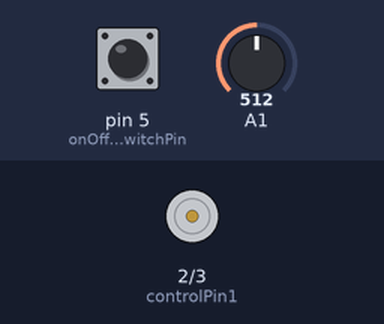
The sketch below on a simulated Arduino Uno, built with avr-gcc and run on an emulated ATmega328P. Shown: motor-driver pin pairs drawn as motors (green arrow = first pin HIGH = forward, orange = second pin HIGH = backward, longer = more drive, scaled by the enable pin). The test bench sets the inputs (shaded band); at power-on: pin 5 (onOffSwitchStateSwitchPin) LOW, A1 = 512. What the sketch prints to the serial monitor is not drawn.

Above: at 1.2 s.
1.3 s: pin 5 (onOffSwitchStateSwitchPin) pulled HIGH for 0.15 s
At 2.0 s:
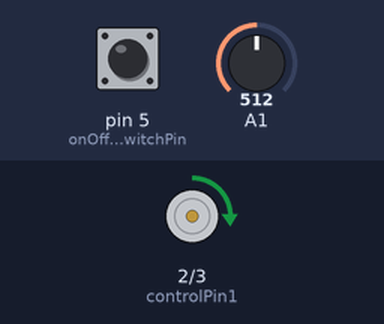
Timing chart, 0 to 4.3 s (numbered marks = the images above; inputs shaded):
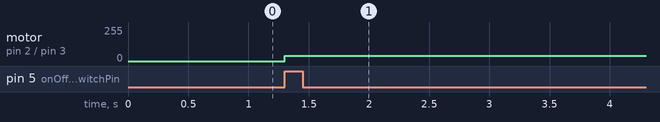

Measured:
- after the input at 1.3 s, motor on pin 2 (controlPin1) / pin 3 (controlPin2): stopped → forward 40/255 at once

The sketch:

p10_Zoetrope.ino
```cpp
const int controlPin1 = 2; // connected to pin 7 on the H-bridge
const int controlPin2 = 3; // connected to pin 2 on the H-bridge
const int enablePin = 9;   // connected to pin 1 on the H-bridge
const int directionSwitchPin = 4;  // connected to the switch for direction
const int onOffSwitchStateSwitchPin = 5; // connected to the switch for turning the motor on and off
const int potPin = A0;  // connected to the potentiometer's output

// create some variables to hold values from your inputs
int onOffSwitchState = 0;  // current state of the on/off switch
int previousOnOffSwitchState = 0; // previous position of the on/off switch
int directionSwitchState = 0;  // current state of the direction switch
int previousDirectionSwitchState = 0;  // previous state of the direction switch

int motorEnabled = 0; // Turns the motor on/off
int motorSpeed = 0; // speed of the motor
int motorDirection = 1; // current direction of the motor

int endline_check = 0;
int cal = 0;

int sensorValue = 0;

void setup() {
  // initialize the inputs and outputs
  pinMode(directionSwitchPin, INPUT);
  pinMode(onOffSwitchStateSwitchPin, INPUT);
  pinMode(controlPin1, OUTPUT);
  pinMode(controlPin2, OUTPUT);
  pinMode(enablePin, OUTPUT);

  // pull the enable pin LOW to start
  digitalWrite(enablePin, LOW);

  pinMode(A1, INPUT);
  Serial.begin(9600);
}

void loop() {
  calibration();
}


void endline(){
  if ((sensorValue < 30) && (endline_check == 0)){
    analogWrite(enablePin, 0);
      if (directionSwitchState == HIGH) {
      motorDirection = !motorDirection;
      analogWrite(enablePin, motorSpeed);
      //endline_check = !endline_check;
      endline_check = !endline_check;
      Serial.print(endline_check);
      delay(700);
      endline_check = !endline_check;
      Serial.print(endline_check);
    }
  }
 }

void calibration(){
  sensorValue = analogRead(A1);
  Serial.println(sensorValue);
  onOffSwitchState = digitalRead(onOffSwitchStateSwitchPin);
  delay(1);
  if (onOffSwitchState != previousOnOffSwitchState) {
  // change the value of motorEnabled if pressed
    if ((onOffSwitchState == HIGH) && (cal == 0)) {
      digitalWrite(controlPin1, HIGH);
      digitalWrite(controlPin2, LOW);
      analogWrite(enablePin, 40);
      if ((sensorValue < 70) && (cal == 0)) {
          analogWrite(enablePin, 0);
          cal = !cal;
          delay(100); // Wait for 100 millisecond(s)
   }
  }
 }
// save the current on/off switch state as the previous
previousDirectionSwitchState = directionSwitchState;
// save the current switch state as the previous
previousOnOffSwitchState = onOffSwitchState;
}

void basic(){
  sensorValue = analogRead(A1);
  //if (cal = !cal){
  // read the value of the on/off switch
  onOffSwitchState = digitalRead(onOffSwitchStateSwitchPin);
  delay(1);

  // read the value of the direction switch
  directionSwitchState = digitalRead(directionSwitchPin);

  // read the value of the pot and divide by 4 to get a value that can be
  // used for PWM
  motorSpeed = analogRead(potPin) / 4;

  // if the on/off button changed state since the last loop()
  if (onOffSwitchState != previousOnOffSwitchState) {
    // change the value of motorEnabled if pressed
    if (onOffSwitchState == HIGH) {
      motorEnabled = !motorEnabled;
  }
  }

  // if the direction button changed state since the last loop()
  if (directionSwitchState != previousDirectionSwitchState) {
    // change the value of motorDirection if pressed
    if (directionSwitchState == HIGH) {
      motorDirection = !motorDirection;
    }
  }

  // change the direction the motor spins by talking to the control pins
  // on the H-Bridge
  if (motorDirection == 1) {
    digitalWrite(controlPin1, HIGH);
    digitalWrite(controlPin2, LOW);
  } else {
    digitalWrite(controlPin1, LOW);
    digitalWrite(controlPin2, HIGH);
  }

  // if the motor is supposed to be on
  if (motorEnabled == 1) {
    // PWM the enable pin to vary the speed
    analogWrite(enablePin, motorSpeed);
  } else { // if the motor is not supposed to be on
    //turn the motor off
    analogWrite(enablePin, 0);
  }

  // save the current on/off switch state as the previous
  previousDirectionSwitchState = directionSwitchState;
  // save the current switch state as the previous
  previousOnOffSwitchState = onOffSwitchState;
  }
```
